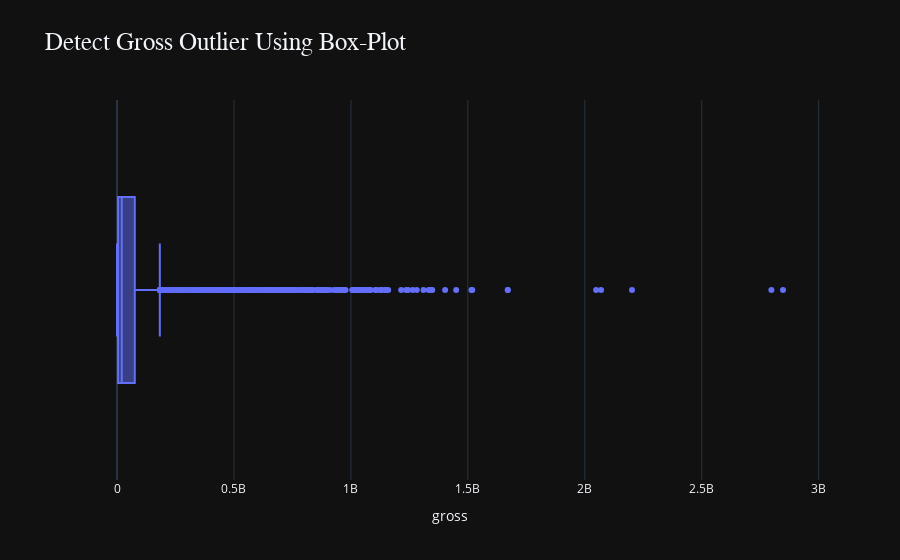

The notebook cell saved with this chart:
### Markdown cell above
### 🧹 Clean Gross From Nan🔨

### Code cell
# Detect The Outlier Using Box Plot
fig = px.box(x =df["gross"], 
       labels= {"x": "gross"},
      title = "Detect Gross Outlier Using Box-Plot", template="plotly_dark")


fig.update_layout(
    title = {"font" : 
             {
                 "size" : 25,
                 "family" :"tahoma"
             }
            }
)
iplot(fig)

### Figure 1 — Plotly figure (JSON) as saved in the notebook; plotly's stock layout.template omitted (floating-point values rounded to 4 significant figures; data arrays with more than 128 entries replaced by an {"elided": "..."} marker saying what was removed)
{"data": [{"alignmentgroup": "True", "hovertemplate": "gross=%{x}<extra></extra>", "legendgroup": "", "marker": {"color": "#636efa"}, "name": "", "notched": false, "offsetgroup": "", "orientation": "h", "showlegend": false, "type": "box", "x": {"elided": "7668 int values"}, "x0": " ", "xaxis": "x", "y0": " ", "yaxis": "y"}], "layout": {"boxmode": "group", "legend": {"tracegroupgap": 0}, "title": {"font": {"family": "tahoma", "size": 25}, "text": "Detect Gross Outlier Using Box-Plot"}, "xaxis": {"anchor": "y", "domain": [0, 1], "title": {"text": "gross"}}, "yaxis": {"anchor": "x", "domain": [0, 1]}}}
